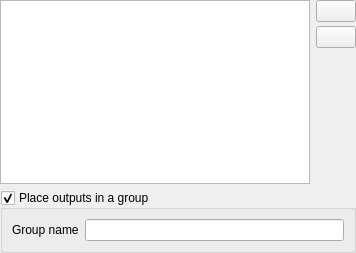
<?xml version="1.0" encoding="UTF-8"?>
<ui version="4.0">
 <class>QgsModelOutputReorderWidgetBase</class>
 <widget class="QWidget" name="QgsModelOutputReorderWidgetBase">
  <property name="geometry">
   <rect>
    <x>0</x>
    <y>0</y>
    <width>356</width>
    <height>253</height>
   </rect>
  </property>
  <property name="windowTitle">
   <string notr="true">Form</string>
  </property>
  <layout class="QGridLayout" name="gridLayout_2">
   <property name="leftMargin">
    <number>0</number>
   </property>
   <property name="topMargin">
    <number>0</number>
   </property>
   <property name="rightMargin">
    <number>0</number>
   </property>
   <property name="bottomMargin">
    <number>0</number>
   </property>
   <item row="1" column="0">
    <layout class="QHBoxLayout" name="horizontalLayout">
     <item>
      <widget class="QListView" name="mOutputsList">
       <property name="editTriggers">
        <set>QAbstractItemView::NoEditTriggers</set>
       </property>
      </widget>
     </item>
     <item>
      <layout class="QVBoxLayout" name="pushBtnBox_2">
       <property name="spacing">
        <number>4</number>
       </property>
       <item>
        <widget class="QPushButton" name="mButtonUp">
         <property name="maximumSize">
          <size>
           <width>50</width>
           <height>16777215</height>
          </size>
         </property>
         <property name="toolTip">
          <string>Move up</string>
         </property>
         <property name="icon">
          <iconset resource="../../../images/images.qrc">
           <normaloff>:/images/themes/default/mActionArrowUp.svg</normaloff>:/images/themes/default/mActionArrowUp.svg</iconset>
         </property>
        </widget>
       </item>
       <item>
        <widget class="QPushButton" name="mButtonDown">
         <property name="maximumSize">
          <size>
           <width>50</width>
           <height>16777215</height>
          </size>
         </property>
         <property name="toolTip">
          <string>Move down</string>
         </property>
         <property name="icon">
          <iconset resource="../../../images/images.qrc">
           <normaloff>:/images/themes/default/mActionArrowDown.svg</normaloff>:/images/themes/default/mActionArrowDown.svg</iconset>
         </property>
        </widget>
       </item>
       <item>
        <spacer name="verticalSpacer_2">
         <property name="orientation">
          <enum>Qt::Vertical</enum>
         </property>
         <property name="sizeHint" stdset="0">
          <size>
           <width>0</width>
           <height>0</height>
          </size>
         </property>
        </spacer>
       </item>
      </layout>
     </item>
    </layout>
   </item>
   <item row="2" column="0">
    <widget class="QGroupBox" name="mPlaceInGroupCheck">
     <property name="title">
      <string>Place outputs in a group</string>
     </property>
     <property name="checkable">
      <bool>true</bool>
     </property>
     <layout class="QHBoxLayout" name="horizontalLayout_2">
      <item>
       <widget class="QLabel" name="label">
        <property name="text">
         <string>Group name</string>
        </property>
       </widget>
      </item>
      <item>
       <widget class="QLineEdit" name="mGroupNameEdit"/>
      </item>
     </layout>
    </widget>
   </item>
  </layout>
 </widget>
 <resources>
  <include location="../../../images/images.qrc"/>
  <include location="../../../images/images.qrc"/>
 </resources>
 <connections/>
</ui>
